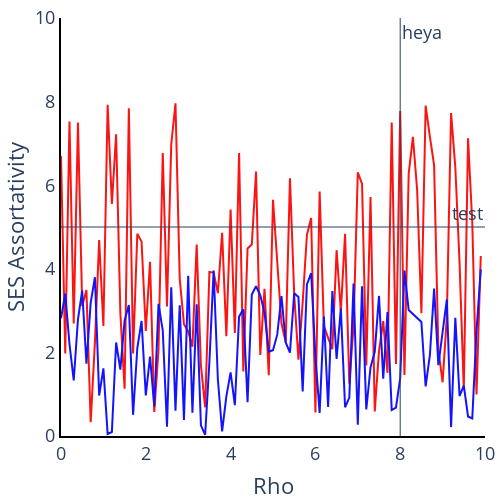

Notebook cell for this chart:
### Code cell
x_range = np.arange(0, 10, 0.1)
y_range1 = np.random.uniform(low=0, high=8, size=(100, ))
y_range2 = np.random.uniform(low=0, high=4, size=(100, ))



example_param_dict = {
    'xaxis_title': 'Rho', 
    'yaxis_title': 'SES Assortativity',
    'showlegend': False, 
    'xaxis_range': [0,10],
    'yaxis_range': [0,10]
    }

plotly_lines().line_graph(x_range, [y_range1, y_range2], example_param_dict, colors = ["rgb(250, 20, 20)", "rgb(20, 20, 250)"], hline_y = 5, hline_text = 'test', vline_x = 8, vline_text = 'heya')

### Figure 1 — Plotly figure (JSON) as saved in the notebook; plotly's stock layout.template omitted (floating-point values rounded to 4 significant figures)
{"data": [{"hovertemplate": "variable=wide_variable_0<br>x=%{x}<br>value=%{y}<extra></extra>", "legendgroup": "wide_variable_0", "line": {"color": "rgb(250, 20, 20)", "dash": "solid"}, "marker": {"symbol": "circle"}, "mode": "lines", "name": "wide_variable_0", "orientation": "v", "showlegend": true, "type": "scatter", "x": [0, 0.1, 0.2, 0.3, 0.4, 0.5, 0.6, 0.7, 0.8, 0.9, 1, 1.1, 1.2, 1.3, 1.4, 1.5, 1.6, 1.7, 1.8, 1.9, 2, 2.1, 2.2, 2.3, 2.4, 2.5, 2.6, 2.7, 2.8, 2.9, 3, 3.1, 3.2, 3.3, 3.4, 3.5, 3.6, 3.7, 3.8, 3.9, 4, 4.1, 4.2, 4.3, 4.4, 4.5, 4.6, 4.7, 4.8, 4.9, 5, 5.1, 5.2, 5.3, 5.4, 5.5, 5.6, 5.7, 5.8, 5.9, 6, 6.1, 6.2, 6.3, 6.4, 6.5, 6.6, 6.7, 6.8, 6.9, 7, 7.1, 7.2, 7.3, 7.4, 7.5, 7.6, 7.7, 7.8, 7.9, 8, 8.1, 8.2, 8.3, 8.4, 8.5, 8.6, 8.7, 8.8, 8.9, 9, 9.1, 9.2, 9.3, 9.4, 9.5, 9.6, 9.7, 9.8, 9.9], "xaxis": "x", "y": [6.696, 1.975, 7.524, 2.689, 7.5, 3.113, 3.492, 0.3276, 2.239, 4.687, 2.631, 7.924, 5.55, 7.218, 2.94, 1.132, 7.838, 1.973, 4.84, 4.65, 2.515, 4.166, 0.5733, 2.07, 6.771, 3.098, 6.981, 7.959, 3.761, 2.675, 2.503, 2.138, 4.58, 1.687, 0.6871, 3.926, 3.909, 3.417, 4.862, 2.389, 5.419, 2.466, 6.768, 1.541, 4.488, 4.579, 6.326, 1.941, 3.523, 1.455, 5.652, 4.279, 2.692, 2.244, 6.165, 3.388, 1.827, 3.197, 4.813, 5.217, 0.5608, 5.85, 2.629, 2.347, 2.076, 4.446, 2.978, 4.837, 1.252, 2.633, 6.307, 6.033, 1.688, 5.716, 0.5891, 2.031, 2.749, 1.511, 7.501, 1.723, 7.772, 1.458, 6.273, 7.157, 5.88, 2.937, 7.906, 7.163, 6.474, 2.068, 1.285, 2.844, 7.726, 6.43, 4.147, 1.104, 7.12, 5.106, 0.9946, 4.306], "yaxis": "y"}, {"hovertemplate": "variable=wide_variable_1<br>x=%{x}<br>value=%{y}<extra></extra>", "legendgroup": "wide_variable_1", "line": {"color": "rgb(20, 20, 250)", "dash": "solid"}, "marker": {"symbol": "circle"}, "mode": "lines", "name": "wide_variable_1", "orientation": "v", "showlegend": true, "type": "scatter", "x": [0, 0.1, 0.2, 0.3, 0.4, 0.5, 0.6, 0.7, 0.8, 0.9, 1, 1.1, 1.2, 1.3, 1.4, 1.5, 1.6, 1.7, 1.8, 1.9, 2, 2.1, 2.2, 2.3, 2.4, 2.5, 2.6, 2.7, 2.8, 2.9, 3, 3.1, 3.2, 3.3, 3.4, 3.5, 3.6, 3.7, 3.8, 3.9, 4, 4.1, 4.2, 4.3, 4.4, 4.5, 4.6, 4.7, 4.8, 4.9, 5, 5.1, 5.2, 5.3, 5.4, 5.5, 5.6, 5.7, 5.8, 5.9, 6, 6.1, 6.2, 6.3, 6.4, 6.5, 6.6, 6.7, 6.8, 6.9, 7, 7.1, 7.2, 7.3, 7.4, 7.5, 7.6, 7.7, 7.8, 7.9, 8, 8.1, 8.2, 8.3, 8.4, 8.5, 8.6, 8.7, 8.8, 8.9, 9, 9.1, 9.2, 9.3, 9.4, 9.5, 9.6, 9.7, 9.8, 9.9], "xaxis": "x", "y": [2.814, 3.407, 2.201, 1.332, 2.788, 3.477, 1.73, 3.185, 3.797, 0.9684, 1.618, 0.04978, 0.09506, 2.238, 1.587, 2.767, 3.136, 0.5064, 2.105, 2.751, 0.9697, 1.897, 0.7023, 3.161, 2.522, 0.2226, 3.558, 0.6075, 3.126, 0.3833, 3.833, 0.5559, 3.15, 0.2547, 0.02839, 1.767, 3.958, 1.352, 0.112, 0.9477, 1.521, 0.737, 2.855, 3.032, 0.8063, 3.382, 3.582, 3.364, 2.954, 2.02, 2.054, 2.424, 3.349, 2.237, 1.996, 3.415, 3.325, 1.067, 3.624, 3.894, 1.9, 0.5529, 2.855, 0.6946, 3.468, 1.846, 3.05, 0.6874, 0.9178, 3.645, 0.2701, 3.582, 0.6342, 1.642, 2.013, 3.351, 1.37, 2.964, 0.6198, 0.6766, 1.385, 3.957, 3.013, 2.916, 2.807, 2.727, 1.185, 1.932, 3.526, 1.695, 2.487, 3.267, 0.2133, 2.827, 0.956, 1.207, 0.4673, 0.42, 2.515, 3.985], "yaxis": "y"}], "layout": {"annotations": [{"showarrow": false, "text": "test", "x": 1, "xanchor": "right", "xref": "x domain", "y": 5, "yanchor": "bottom", "yref": "y"}, {"showarrow": false, "text": "heya", "x": 8, "xanchor": "left", "xref": "x", "y": 1, "yanchor": "top", "yref": "y domain"}], "font": {"size": 18}, "height": 500, "legend": {"title": {"text": ""}, "tracegroupgap": 0, "x": 0.75, "y": 1}, "margin": {"b": 5, "l": 5, "r": 5, "t": 5}, "plot_bgcolor": "rgba(0,0,0,0)", "shapes": [{"line": {"width": 1}, "type": "line", "x0": 0, "x1": 1, "xref": "x domain", "y0": 5, "y1": 5, "yref": "y"}, {"line": {"width": 1}, "type": "line", "x0": 8, "x1": 8, "xref": "x", "y0": 0, "y1": 1, "yref": "y domain"}], "showlegend": false, "title": {}, "width": 500, "xaxis": {"anchor": "y", "domain": [0, 1], "linecolor": "rgb(0,0,0)", "linewidth": 2, "range": [0, 10], "showgrid": false, "showline": true, "title": {"text": "Rho"}}, "yaxis": {"anchor": "x", "domain": [0, 1], "linecolor": "rgb(0,0,0)", "linewidth": 2, "range": [0, 10], "showgrid": false, "showline": true, "title": {"text": "SES Assortativity"}}}}
